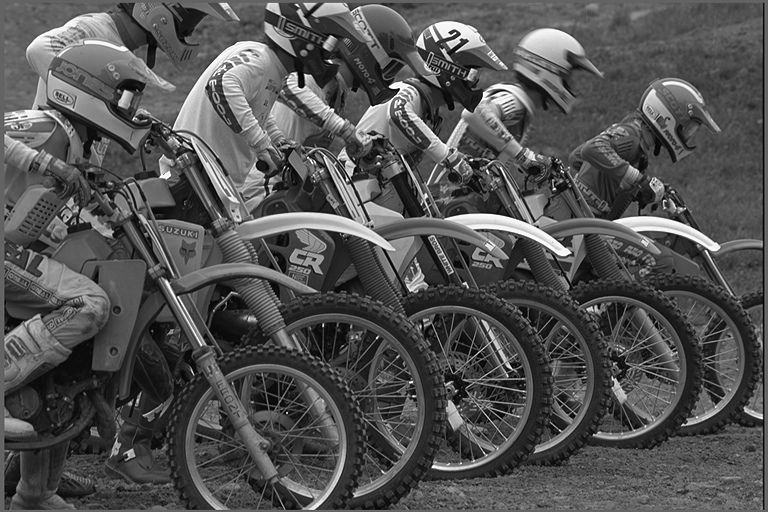
%> input picture lab2/img04g.tif, 768 x 512 px
$ octave lab2.m   (GNU Octave 9; MATLAB toolbox functions it lacks are replaced by stand-ins)
%> lines starting %> are read from the running program, lines starting %| are printed output that depends on the picture
### lab2/BetterSpecAnal.m
function BetterSpecAnal(x)

% initialize the e 25 non-overlapping image windows of size 64 ¡Á 64
windows = zeros(64,64,25);

% find the center of x
[r,c] = size(x);
r = r/2;
c = c/2;
N = 64;

% obtain the 64*64 windows
k = 1;
for i = linspace(-2,2,5)
    for j = linspace(-2,2,5)
        windows(:,:,k) = x(((r+i*N)-(N/2-1)):((r+i*N)+N/2),((c+j*N)-(N/2-1)):((c+j*N)+N/2));
        k = k + 1;
    end
end

% create the 2-D Hamming window
W=hamming(64)*hamming(64)';

% Multiply each 64 ¡Á 64 window by a 2-D separable Hamming window
for k = 1:1:25
    windows(:,:,k) = windows(:,:,k) .* W;
end

% Compute the power spectrum for the NxN region
windows = (1/N^2)*abs(fft2(windows)).^2;

% Use fftshift to move the zero frequencies to the center of the plot
windows = fftshift(windows);

% Average this power spectral density across the 25 windows
A_windows = mean(windows,3);

% Display a mesh plot of the log of the estimated power spectral density
psd = log( A_windows );
x = 2*pi*((0:(N-1)) - N/2)/N;
y = 2*pi*((0:(N-1)) - N/2)/N;
figure
mesh(x,y,psd)
xlabel('\mu axis')
ylabel('\nu axis')

end

### lab2/lab2.m
clear all


%% 1 Power Spectral Density of an Image
clear all

[img] = imread('img04g.tif');
%> img is the input picture: size 512x768 uint8; min 0, max 255, mean 82.6

map=gray(256);
colormap(gray(256));
image(img)
axis('image')

X = double(img)/255;

BetterSpecAnal(X);
%> after the loop in BetterSpecAnal, `for i = linspace(-2,2,5)`: k = 26
%> in BetterSpecAnal, `psd = log( A_windows );`:
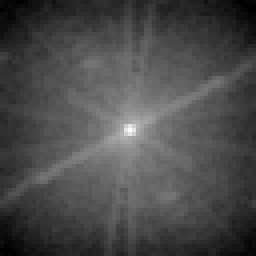
%> psd: size 64x64 double (shown 4 times larger); min -12.26, max 3.56, mean -7.63; drawn with min black and max white


%% 2 Power Spectral Density of a 2-D AR Process
x = rand(512,512) - 0.5;
x_scaled=255*(x+0.5);
figure(1)
colormap(gray(256));
image(uint8(x_scaled))
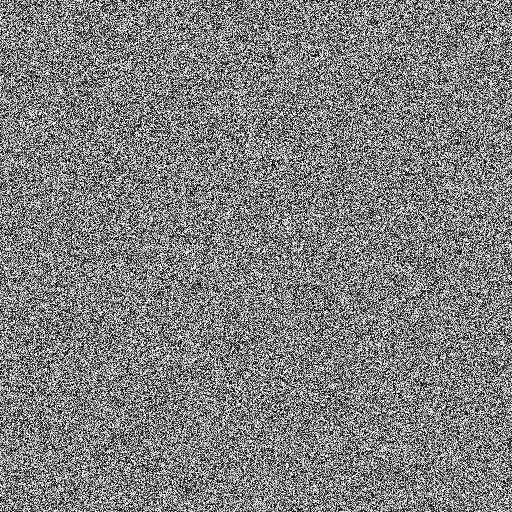
%> displayed picture: size 512x512x3, on the screen's scale of 0 to 255; min 0, max 255, mean 127.4

x = padarray(x,[1 1]);
y = zeros(514,514);
for i = 2:513
    for j = 2:513
        y(i,j) = 3*x(i,j) + 0.99*y(i-1,j) + 0.99*y(i,j-1) - 0.9801*y(i-1,j-1);
    end
end
y = y(2:513,2:513);
y127 = y+127;
figure(2)
colormap(gray(256));
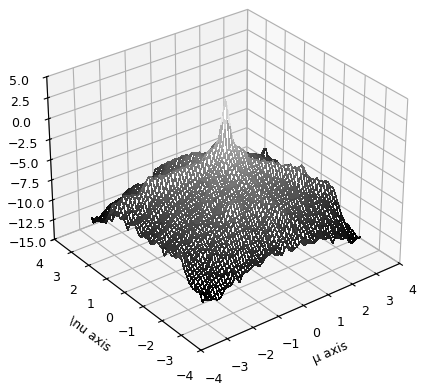
%> figure redrawn from the program's plot data
image(uint8(y127))
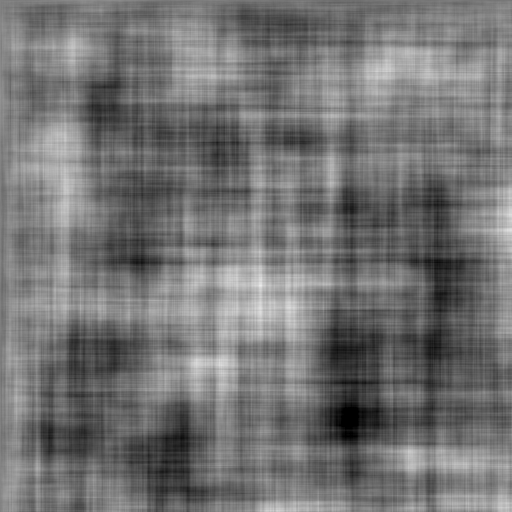
%> displayed picture: size 512x512x3, on the screen's scale of 0 to 255; min 0, max 235, mean 114.9

S = zeros(100,100);
K = 1; L = 1;
for u = linspace(-pi,pi,100)
    for v = linspace(-pi,pi,100)
        S(K,L) = 1/12 * (abs(3/(1-0.99*exp(-sqrt(-1)*u)-0.99*exp(-sqrt(-1)*v)+0.9801*exp(-sqrt(-1)*u)*exp(-sqrt(-1)*v))))^2;
        L = L+1;
    end
    L = 1;
    K = K+1;
end
S = log( S );
figure(3)
mesh(linspace(-pi,pi,100),linspace(-pi,pi,100),S)
xlabel('\mu axis')
ylabel('\nu axis')
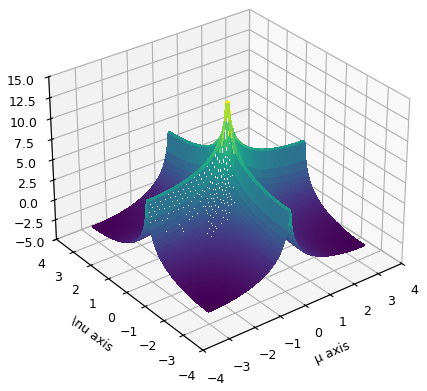
%> figure redrawn from the program's plot data


%%  Use BetterSpecAnal(y), your Matlab function from the previous exercise, to estimate the power spectral density of y. Plot the estimated power spectral density and export the result.
BetterSpecAnal(y);
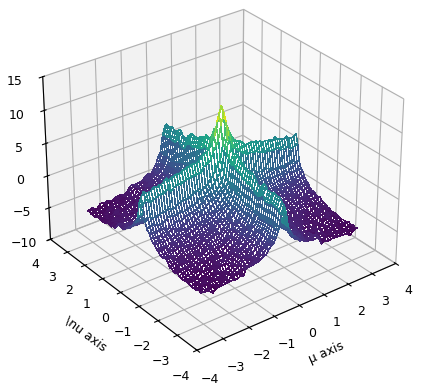
%> figure redrawn from the program's plot data
